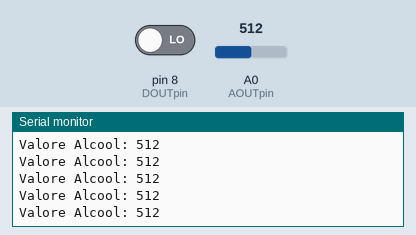
This sketch was run on a simulated Arduino Uno, built with avr-gcc and run on an emulated ATmega328P. Shown: the last lines printed to the serial monitor. The inputs (shaded band) are chosen by the test bench; at power-on: A0 (AOUTpin) = 512, pin 8 (DOUTpin) LOW.

Above: at 1.2 s.
1.3 s: A0 (AOUTpin) set to 716
At 1.56 s:
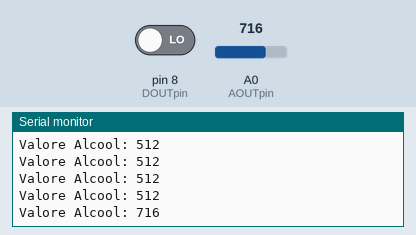
2.8 s: A0 (AOUTpin) set to 900
At 2.96 s:
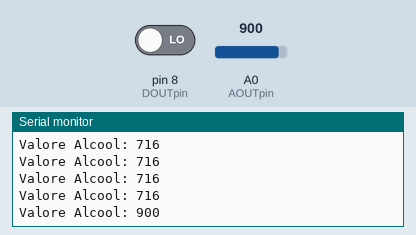
Timing chart, 0 to 5.8 s (numbered marks = the images above; inputs shaded):
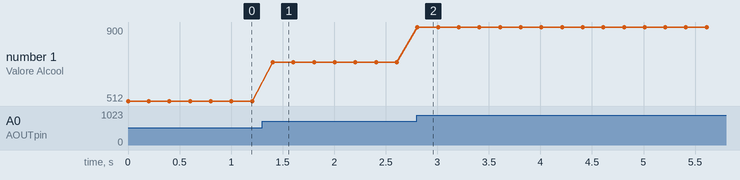

The sketch:

alcool.ino
```cpp
const int AOUTpin = 0;//pin analogico A0
const int DOUTpin = 8;//pin digitale D8

int limit;
int value;

void setup() {

Serial.begin(115200); //baud rate
pinMode(DOUTpin, INPUT); //DOUT input
}

void loop()
{
value= analogRead(AOUTpin);//Leggi il valore del pin analogico A0, è il valore dell'alcool nell'ambiente
limit= digitalRead(DOUTpin);//Leggi il valore del pin digitale D8 (non ho ancora capito bene a cosa serva)
Serial.print("Valore Alcool: ");
Serial.println(value); //Stampa valore Alcool

//Serial.print("Limit: ");
//Serial.print(limit);//Lettura del pin digitale che non ho capito ancora a cosa serva

delay(200); //delay da cambiare a seconda dello "sfarfallio" del display
}
```

Measured:
- after the input at 1.3 s, the serial monitor: prints a new line after 0.10 s (image 1)
- after the input at 2.8 s, the serial monitor: prints a new line at once (image 2)
- plotted number 1: 512 → 716 after the input at 1.3 s, 716 → 900 after the input at 2.8 s
